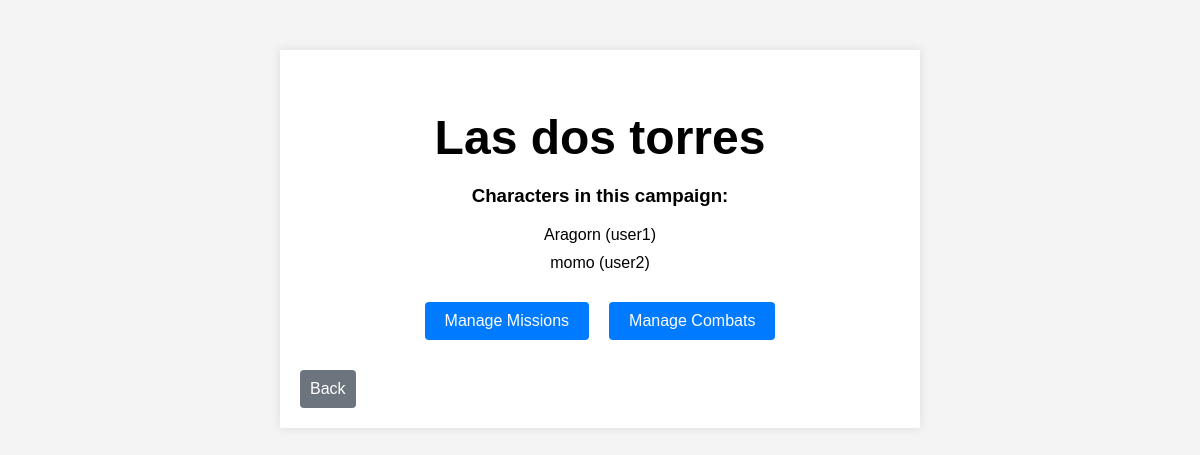
Before: /campaigns/play/1 (signed in) with the older database file.
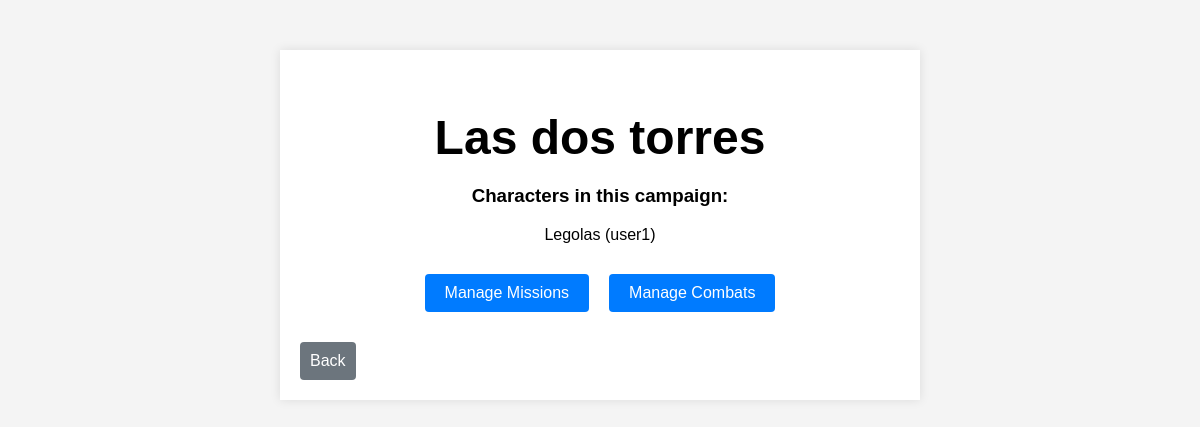
After: the same page with the newer database file.
### app/models/character.py (models this page shows, shortened)
class Character(db.Model):
    id = db.Column(db.Integer, primary_key=True)
    name = db.Column(db.String(150), nullable=False)
    user_id = db.Column(db.Integer, db.ForeignKey('user.id'), nullable=False)
    user = db.relationship('User', backref=db.backref('characters', lazy=True))  # Añade la relación con User
    race = db.Column(db.String(50), nullable=False)
    character_class = db.Column(db.String(50), nullable=False)
    level = db.Column(db.Integer, nullable=False, default=1)
    strength = db.Column(db.Integer, nullable=False, default=10)
    dexterity = db.Column(db.Integer, nullable=False, default=10)
    constitution = db.Column(db.Integer, nullable=False, default=10)
    intelligence = db.Column(db.Integer, nullable=False, default=10)
    wisdom = db.Column(db.Integer, nullable=False, default=10)
    charisma = db.Column(db.Integer, nullable=False, default=10)
    hit_points = db.Column(db.Integer, nullable=False, default=10)
    armor_class = db.Column(db.Integer, nullable=False, default=10)
    initiative = db.Column(db.Integer, nullable=False, default=0)
    speed = db.Column(db.Integer, nullable=False, default=30)
    campaign_id = db.Column(db.Integer, db.ForeignKey('campaign.id'), nullable=True)  # Nueva propiedad

### app/models/user.py (models this page shows, shortened)
class User(UserMixin, db.Model):
    id = db.Column(db.Integer, primary_key=True)
    username = db.Column(db.String(150), unique=True, nullable=False)
    password_hash = db.Column(db.String(150), nullable=False)
    role = db.Column(db.String(50), nullable=False)  # Agrega el campo role

### app/routes/campaigns.py (the view)
@campaigns_bp.route('/play/<int:campaign_id>', methods=['GET'])
@login_required
def play_campaign(campaign_id):
    campaign = Campaign.query.get_or_404(campaign_id)
    characters = Character.query.filter_by(campaign_id=campaign.id).all()
    missions = Mission.query.filter_by(campaign_id=campaign.id).all()
    combats = Combat.query.filter_by(campaign_id=campaign.id).all()
    if current_user.role == 'master':
        return render_template('campaigns/play_master.html', campaign=campaign, characters=characters, missions=missions, combats=combats)
    else:
        return render_template('campaigns/play_player.html', campaign=campaign, characters=characters, missions=missions, combats=combats)

### app/templates/campaigns/play_master.html (shortened to what this page needs)
<!DOCTYPE html>
<html lang="en">
<head>
    <link rel="stylesheet" href="{{ url_for('static', filename='styles.css') }}">
</head>
<body>
    <div class="container">
        <div class="campaign-name">
            <h2>{{ campaign.name }}</h2>
        </div>
        <div class="characters-list">
            <h3>Characters in this campaign:</h3>
            <ul>
                {% for character in characters %}
                <li>{{ character.name }} ({{ character.user.username }})</li>
                {% endfor %}
            </ul>
        </div>
        <div class="operations">
            <div class="btn-container">
                <a href="{{ url_for('missions.manage_missions', campaign_id=campaign.id) }}" class="btn">Manage Missions</a>
                <a href="{{ url_for('combats.manage_combats', campaign_id=campaign.id) }}" class="btn">Manage Combats</a>
            </div>
        </div>
        <a href="{{ url_for('campaigns.list_campaigns') }}" class="back-button">Back</a>
    </div>
</body>
</html>

Changed rows visible on the page:
no longer on this page (row edited): Character: name "Aragorn", user.username "user1"
no longer on this page (row edited): Character: name "momo", user.username "user2"
now on this page (row edited): Character: name "Legolas", user.username "user1"
